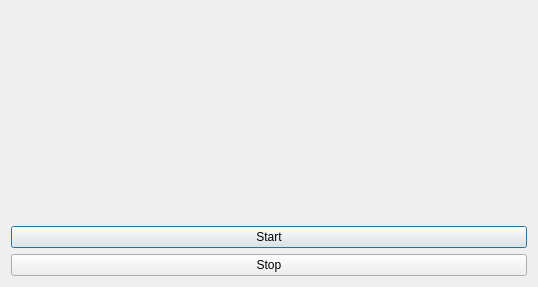
<?xml version="1.0" encoding="UTF-8"?>
<ui version="4.0">
 <class>Welcome</class>
 <widget class="QDialog" name="Welcome">
  <property name="geometry">
   <rect>
    <x>0</x>
    <y>0</y>
    <width>538</width>
    <height>287</height>
   </rect>
  </property>
  <property name="windowTitle">
   <string>Dialog</string>
  </property>
  <layout class="QVBoxLayout" name="verticalLayout">
   <item>
    <widget class="QLabel" name="label">
     <property name="text">
      <string/>
     </property>
    </widget>
   </item>
   <item>
    <widget class="QPushButton" name="pushButton">
     <property name="text">
      <string>Start</string>
     </property>
    </widget>
   </item>
   <item>
    <widget class="QPushButton" name="pushButton_2">
     <property name="text">
      <string>Stop</string>
     </property>
    </widget>
   </item>
  </layout>
 </widget>
 <resources/>
 <connections/>
</ui>
